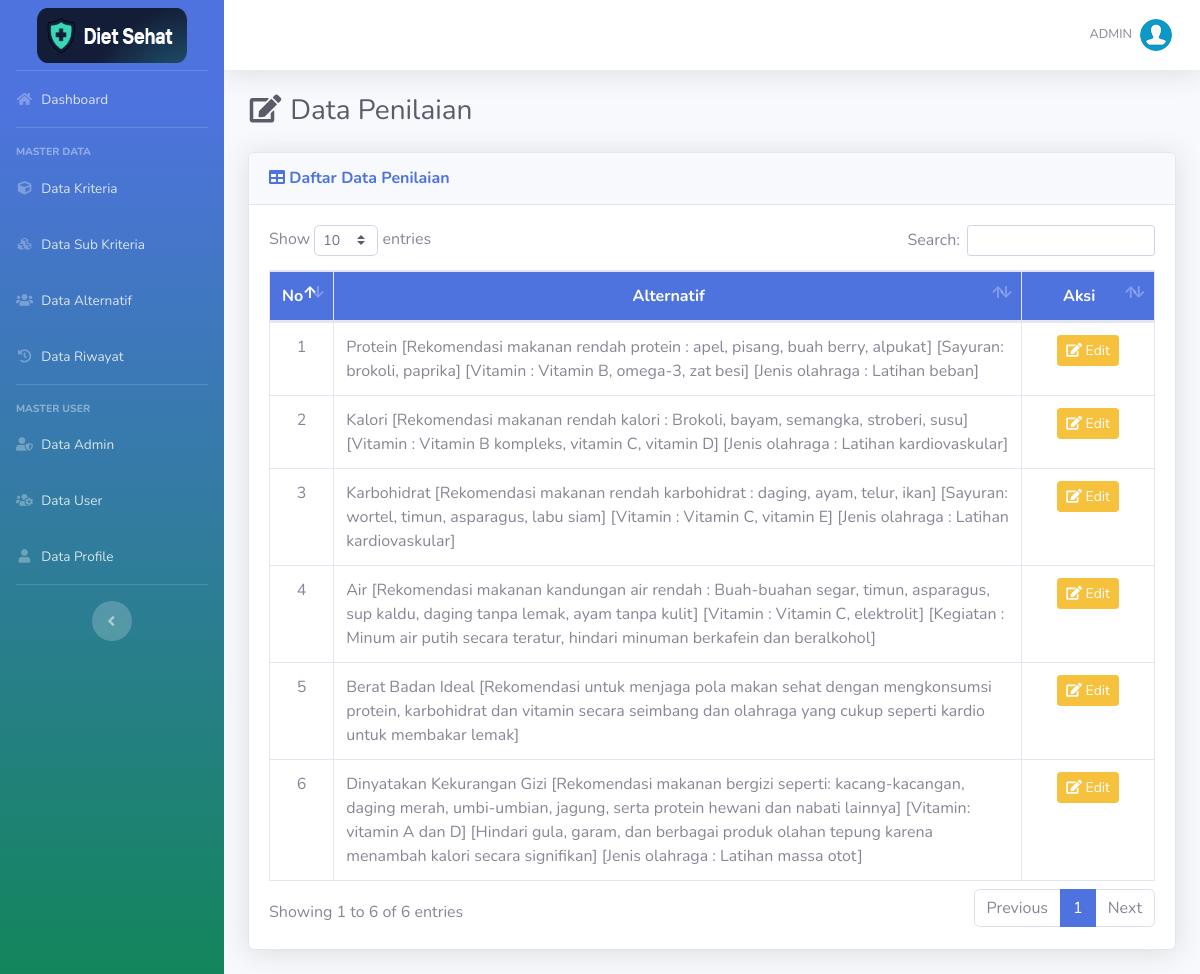
The app's page /list-penilaian.php (signed in) with its own data.
### tables this page shows
CREATE TABLE `alternatif` (
  `id_alternatif` char(11) NOT NULL,
  `nama` varchar(500) NOT NULL
);

### list-penilaian.php (the view, shortened to what this page needs)
<?php require_once('includes/init.php'); ?>
<?php
require_once('template/header.php');
?>
<div class="d-sm-flex align-items-center justify-content-between mb-4">
    <h1 class="h3 mb-0 text-gray-800"><i class="fas fa-fw fa-edit"></i> Data Penilaian</h1>
</div>
<div class="card shadow mb-4">
    <div class="card-header py-3">
        <h6 class="m-0 font-weight-bold text-success"><i class="fa fa-table"></i> Daftar Data Penilaian</h6>
    </div>
	<div class="card-body">
		<div class="table-responsive">
			<table class="table table-bordered" id="dataTable" width="100%" cellspacing="0">
				<thead class="bg-success text-white">
					<tr align="center">
						<th width="5%">No</th>
						<th>Alternatif</th>
						<th width="15%">Aksi</th>
					</tr>
				</thead>
				<tbody>
					<?php
					$no=1;
					$query = mysqli_query($koneksi,"SELECT * FROM alternatif");
					while($data = mysqli_fetch_array($query)){
					?>
					<tr align="center">
						<td><?=$no ?></td>
						<td align="left"><?= $data['nama'] ?></td>
						<?php
						$id_alternatif = $data['id_alternatif'];
						$q = mysqli_query($koneksi,"SELECT * FROM penilaian WHERE id_alternatif='$id_alternatif'");
						$cek_tombol = mysqli_num_rows($q);
						?>
						<td>
						<?php if ($cek_tombol==0) { ?>
						<a data-toggle="modal" href="#set<?= $data['id_alternatif'] ?>" class="btn btn-success btn-sm"><i class="fa fa-plus"></i> Input</a>
						<?php } else { ?>
						<a data-toggle="modal" href="#edit<?= $data['id_alternatif'] ?>" class="btn btn-warning btn-sm"><i class="fa fa-edit"></i> Edit</a>
						<?php } ?>
						</td>
					</tr>
					<?php
					$no++;
					}
					?>
				</tbody>
			</table>
		</div>
	</div>
</div>
<?php
require_once('template/footer.php');
?>

### records on screen
alternatif: nama "Protein [Rekomendasi makanan rendah protein : apel, pisang, buah berry, alpukat] [Sayuran: brokoli, paprika] [Vitamin : Vitamin B, omega-3, zat besi] [Jenis olahraga : Latihan beban]"
alternatif: nama "Kalori [Rekomendasi makanan rendah kalori : Brokoli, bayam, semangka, stroberi, susu] [Vitamin : Vitamin B kompleks, vitamin C, vitamin D] [Jenis olahraga : Latihan kardiovaskular]"
alternatif: nama "Karbohidrat [Rekomendasi makanan rendah karbohidrat : daging, ayam, telur, ikan] [Sayuran: wortel, timun, asparagus, labu siam] [Vitamin : Vitamin C, vitamin E] [Jenis olahraga : Latihan kardiovaskular]"
alternatif: nama "Air [Rekomendasi makanan kandungan air rendah : Buah-buahan segar, timun, asparagus, sup kaldu, daging tanpa lemak, ayam tanpa kulit] [Vitamin : Vitamin C, elektrolit] [Kegiatan : Minum air putih secara teratur, hindari minuman berkafein dan beralkohol]"
alternatif: nama "Berat Badan Ideal [Rekomendasi untuk menjaga pola makan sehat dengan mengkonsumsi protein, karbohidrat dan vitamin secara seimbang dan olahraga yang cukup seperti kardio untuk membakar lemak]"
alternatif: nama "Dinyatakan Kekurangan Gizi [Rekomendasi makanan bergizi seperti: kacang-kacangan, daging merah, umbi-umbian, jagung, serta protein hewani dan nabati lainnya] [Vitamin: vitamin A dan D] [Hindari gula, garam, dan berbagai produk olahan tepung karena menambah kalori secara signifikan] [Jenis olahraga : Latihan massa otot]"

### other values on screen
$_SESSION['nama'] "ADMIN"
